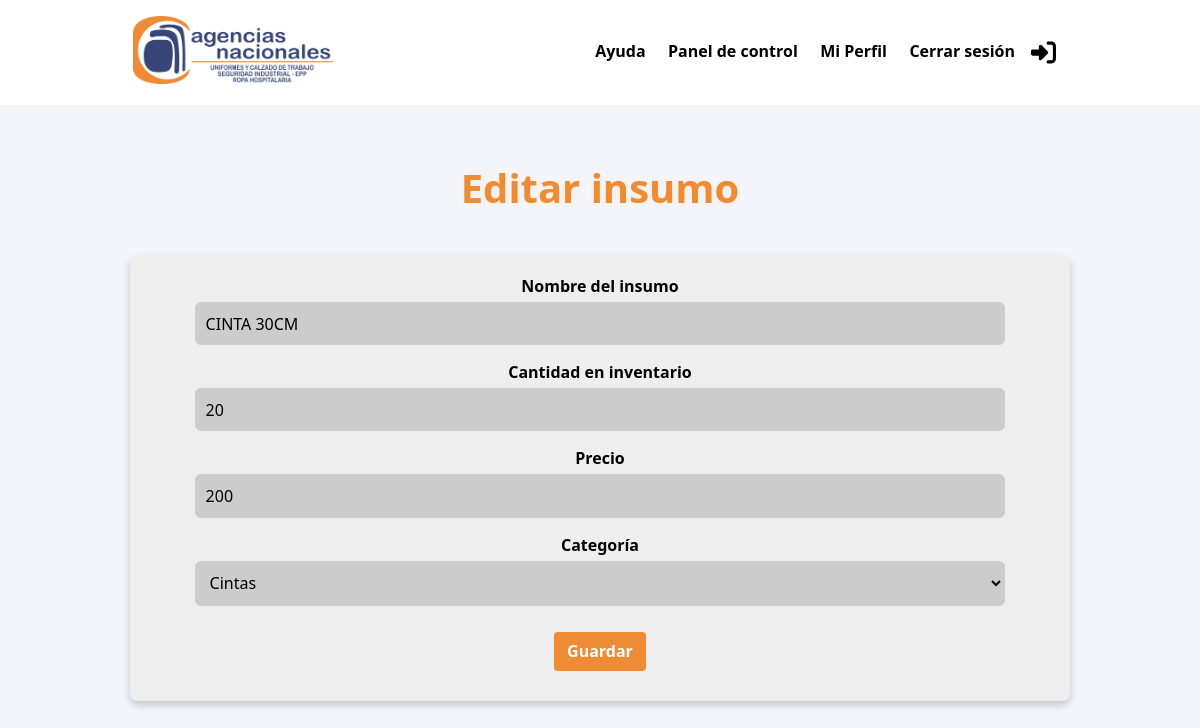
Page /inventario/insumos/editar/1/ (signed in) on the committed database.
### apps/inventario/models.py (models this page shows, shortened)
class Insumos(models.Model):
    ID = models.AutoField(primary_key=True)
    descripcion = models.CharField(max_length=200)
    inventario = models.DecimalField(decimal_places=0 , max_digits=20)
    precio = models.DecimalField(max_digits=12, decimal_places=0)
    fecha_edicion = models.DateField(auto_now=True)
    categoria = models.CharField(max_length=50, choices=CATEGORIA)

### apps/inventario/views.py (the view)
# urls.py: path('inventario/insumos/editar/<int:insumoID>/', InsumosUpdateView.as_view(), name='insumos_editar'),
class InsumosUpdateView(LoginRequiredMixin, UpdateView):
    model = Insumos
    form_class = InsumosForm
    template_name = 'inventario/insumos_editar.html'
    context_object_name = 'insumo'
    login_url = "login"
    success_url = reverse_lazy('insumos_home')
    pk_url_kwarg = 'insumoID'

### apps/inventario/forms.py
class InsumosForm(forms.ModelForm):
    class Meta:
        model = Insumos
        fields = [
            'descripcion',
            'inventario',
            'precio',
            'fecha_edicion',
            'categoria']
        labels = {
            'descripcion': 'Nombre del insumo',
            'inventario': 'Cantidad en inventario',
            'precio': 'Precio',
            'fecha_edicion': 'Fecha de edición',
            'categoria': 'Categoría',
        }
        exclude = ['fecha_edicion']
        widgets = {
            'descripcion': forms.TextInput(attrs={'class': 'input-user'}),
            'inventario': forms.NumberInput(attrs={'class': 'input-user'}),
            'precio': forms.NumberInput(attrs={'class': 'input-user', 'step': '0.01'}),
            'fecha_edicion': forms.DateInput(attrs={'class': 'input-user', 'type': 'date'}),
            'categoria': forms.Select(attrs={'class': 'input-user'}),
        }

### templates/inventario/insumos_editar.html (shortened to what this page needs)
{% extends 'main/index.html' %}
{% block styles %}
{{ block.super }}
{% endblock %}
{% block content %}
<div class="space">
  <h2>Editar insumo</h2>
  <form method="post">
    <div class="form-group">
      {% for field in form %}
        <div class="mb-3">
          <label for="{{ field.id_for_label }}" class="form-label">{{ field.label }}</label>
          {{ field }}
        </div>
      {% endfor %}
    </div>
    <button type="submit" class="btn btn-primary">Guardar</button>
  </form>
</div>
{% endblock %}

### static/css/styles.css (style rules this page uses)
* { font-family: system-ui, -apple-system, BlinkMacSystemFont, 'Segoe UI', Roboto, Oxygen, Ubuntu, Cantarell, 'Open Sans', 'Helvetica Neue', sans-serif }
button { border-radius: 0; }
input, button, textarea { margin: 0; font-size: inherit; line-height: inherit; }
button, input { overflow: visible; }
button { text-transform: none; }
h2 { font-size: 2.5rem; color: #EF8A35; text-shadow: 0px 1px 5px rgba(247, 212, 88, 0.2); text-align: center; }
.btn { display: inline-block; font-weight: 400; color: #495057; text-align: center; vertical-align: middle; -webkit-user-select: none; -moz-user-select: none; -ms-user-select: none; user-select: none; background-color: transparent; border: 1px solid transparent; padding: 0.4rem 0.78rem; font-size: 1rem; line-height: 1.5; border-radius: 0.2rem; -webkit-transition: color 0.15s ease-in-out, background-color 0.15s ease-in-out, border-color 0.15s ease-in-out, box-shadow 0.15s ease-in-out; transition: color 0.15s ease-in-out, background-color 0.15s ease-in-out, border-color 0.15s ease-in-out, box-shadow 0.15s ease-in-out; font-weight: 600; transition: 0.5s ease; }
.btn-primary { color: #fff; background-color: #EF8A35; border-color: #EF8A35; font-weight: 700; transition: 0.3s ease; margin: 10px 0px; }
.mb-3 { width: 100%; }
*, *::after, *::before { margin: 0px; padding: 0px; box-sizing: inherit; }
body, html { background-color: #F4F5FA; }
.space { margin: 100px 20px 40px 20px; padding: 20px; text-align: center; }
.space>h2 { margin: 40px 0px; }
form { display: flex; flex-direction: column; align-items: center; justify-content: center; max-width: 900px; margin: auto; background-color: #eee; border-radius: 8px; padding: 20px; box-shadow: 0 4px 8px rgba(0, 0, 0, 0.2); color: #fff; width: 90%; }
.form-label { color: #000; font-size: 20px }
.form-group label { font-size: 16px; font-weight: 600; width: 100%; display: block; margin-bottom: 5px; color: #000; }
.input-user, .input-password, .custom-date, .form-select { width: 96%; padding: 0.8rem 1rem; margin-bottom: 1rem; border: none; border-radius: 0.5rem; background-color: #ccc; color: #000; font-size: 1rem; transition: background-color 0.3s ease; }
.input-user, .mcb-select { padding: 0.6rem; font-size: 1rem; border: 1px solid #ccc; border-radius: 6px; width: 100%; box-sizing: border-box; }
.form-group { width: 90%; }

### rows in the picture
Insumos: form "CINTA 30CM" "20" "200" "Cintas"

### other values in the picture
{{ field.label }} "Nombre del insumo" "Cantidad en inventario" "Precio" "Categoría"
